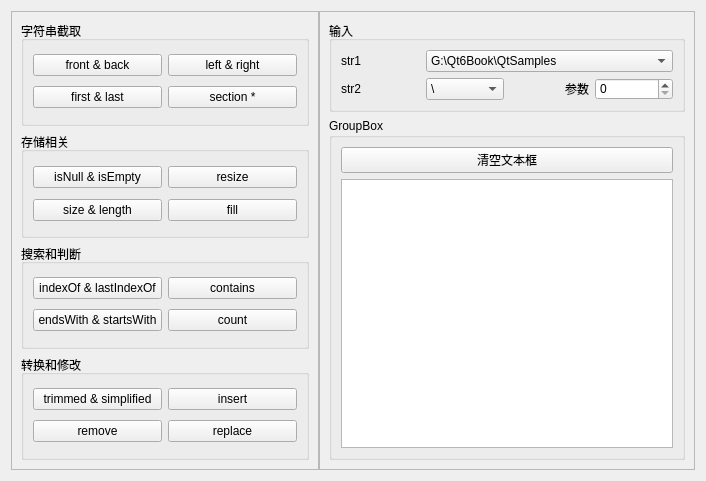
<?xml version="1.0" encoding="UTF-8"?>
<ui version="4.0">
 <class>Widget</class>
 <widget class="QWidget" name="Widget">
  <property name="geometry">
   <rect>
    <x>0</x>
    <y>0</y>
    <width>706</width>
    <height>481</height>
   </rect>
  </property>
  <property name="windowTitle">
   <string>Form</string>
  </property>
  <layout class="QVBoxLayout" name="verticalLayout_2">
   <item>
    <widget class="QSplitter" name="splitter">
     <property name="styleSheet">
      <string notr="true">QSplitter::handle {
    width: 5px; /* 设置分割线的宽度 */
}</string>
     </property>
     <property name="frameShadow">
      <enum>QFrame::Raised</enum>
     </property>
     <property name="orientation">
      <enum>Qt::Horizontal</enum>
     </property>
     <widget class="QFrame" name="frame">
      <property name="frameShape">
       <enum>QFrame::StyledPanel</enum>
      </property>
      <property name="frameShadow">
       <enum>QFrame::Sunken</enum>
      </property>
      <property name="lineWidth">
       <number>1</number>
      </property>
      <layout class="QGridLayout" name="gridLayout_2">
       <item row="1" column="0">
        <widget class="QGroupBox" name="groupBox_2">
         <property name="title">
          <string>存储相关</string>
         </property>
         <layout class="QGridLayout" name="gridLayout_3">
          <item row="0" column="0">
           <widget class="QPushButton" name="pbnIsNullEmpty">
            <property name="text">
             <string>isNull &amp;&amp; isEmpty</string>
            </property>
           </widget>
          </item>
          <item row="0" column="1">
           <widget class="QPushButton" name="pbnResize">
            <property name="text">
             <string>resize</string>
            </property>
           </widget>
          </item>
          <item row="1" column="0">
           <widget class="QPushButton" name="pbnSizeLength">
            <property name="text">
             <string>size &amp;&amp; length</string>
            </property>
           </widget>
          </item>
          <item row="1" column="1">
           <widget class="QPushButton" name="pbnFill">
            <property name="text">
             <string>fill</string>
            </property>
           </widget>
          </item>
         </layout>
        </widget>
       </item>
       <item row="0" column="0">
        <widget class="QGroupBox" name="groupBox">
         <property name="title">
          <string>字符串截取</string>
         </property>
         <layout class="QGridLayout" name="gridLayout">
          <item row="0" column="0">
           <widget class="QPushButton" name="pbnFrontBack">
            <property name="text">
             <string>front &amp;&amp; back</string>
            </property>
           </widget>
          </item>
          <item row="0" column="1">
           <widget class="QPushButton" name="pbnLeftRight">
            <property name="text">
             <string>left &amp;&amp; right</string>
            </property>
           </widget>
          </item>
          <item row="1" column="0">
           <widget class="QPushButton" name="pbnFirstLast">
            <property name="text">
             <string>first &amp;&amp; last</string>
            </property>
           </widget>
          </item>
          <item row="1" column="1">
           <widget class="QPushButton" name="pbnSection">
            <property name="text">
             <string>section *</string>
            </property>
           </widget>
          </item>
         </layout>
        </widget>
       </item>
       <item row="2" column="0">
        <widget class="QGroupBox" name="groupBox_5">
         <property name="title">
          <string>搜索和判断</string>
         </property>
         <layout class="QGridLayout" name="gridLayout_6">
          <item row="0" column="0">
           <widget class="QPushButton" name="pbnIndexLastOf">
            <property name="text">
             <string>indexOf &amp;&amp; lastIndexOf</string>
            </property>
           </widget>
          </item>
          <item row="0" column="1">
           <widget class="QPushButton" name="pbnContains">
            <property name="text">
             <string>contains</string>
            </property>
           </widget>
          </item>
          <item row="1" column="0">
           <widget class="QPushButton" name="pbnEndStartWith">
            <property name="text">
             <string>endsWith &amp;&amp; startsWith</string>
            </property>
           </widget>
          </item>
          <item row="1" column="1">
           <widget class="QPushButton" name="pbnCount">
            <property name="text">
             <string>count</string>
            </property>
           </widget>
          </item>
         </layout>
        </widget>
       </item>
       <item row="3" column="0">
        <widget class="QGroupBox" name="groupBox_6">
         <property name="title">
          <string>转换和修改</string>
         </property>
         <layout class="QGridLayout" name="gridLayout_7">
          <item row="0" column="0">
           <widget class="QPushButton" name="pbnTrimSimplfy">
            <property name="text">
             <string>trimmed &amp;&amp; simplified</string>
            </property>
           </widget>
          </item>
          <item row="0" column="1">
           <widget class="QPushButton" name="pbnInsert">
            <property name="text">
             <string>insert</string>
            </property>
           </widget>
          </item>
          <item row="1" column="0">
           <widget class="QPushButton" name="pbnRemove">
            <property name="text">
             <string>remove</string>
            </property>
           </widget>
          </item>
          <item row="1" column="1">
           <widget class="QPushButton" name="pbnReplace">
            <property name="text">
             <string>replace</string>
            </property>
           </widget>
          </item>
         </layout>
        </widget>
       </item>
      </layout>
     </widget>
     <widget class="QFrame" name="frame_2">
      <property name="frameShape">
       <enum>QFrame::StyledPanel</enum>
      </property>
      <property name="frameShadow">
       <enum>QFrame::Sunken</enum>
      </property>
      <layout class="QGridLayout" name="gridLayout_5">
       <item row="1" column="0">
        <widget class="QGroupBox" name="groupBox_4">
         <property name="title">
          <string>GroupBox</string>
         </property>
         <layout class="QVBoxLayout" name="verticalLayout">
          <item>
           <widget class="QPushButton" name="pbnClear">
            <property name="text">
             <string>清空文本框</string>
            </property>
           </widget>
          </item>
          <item>
           <widget class="QPlainTextEdit" name="pteContent"/>
          </item>
         </layout>
        </widget>
       </item>
       <item row="0" column="0">
        <widget class="QGroupBox" name="groupBox_3">
         <property name="title">
          <string>输入</string>
         </property>
         <layout class="QGridLayout" name="gridLayout_4">
          <item row="1" column="0">
           <widget class="QLabel" name="label_2">
            <property name="text">
             <string>str2</string>
            </property>
           </widget>
          </item>
          <item row="0" column="0">
           <widget class="QLabel" name="label">
            <property name="text">
             <string>str1</string>
            </property>
           </widget>
          </item>
          <item row="1" column="1">
           <widget class="QComboBox" name="cbxStr2">
            <item>
             <property name="text">
              <string>\</string>
             </property>
            </item>
            <item>
             <property name="text">
              <string>Qt</string>
             </property>
            </item>
            <item>
             <property name="text">
              <string>.cpp</string>
             </property>
            </item>
            <item>
             <property name="text">
              <string>:</string>
             </property>
            </item>
            <item>
             <property name="text">
              <string>，</string>
             </property>
            </item>
           </widget>
          </item>
          <item row="1" column="3">
           <widget class="QSpinBox" name="spinBox"/>
          </item>
          <item row="0" column="1" colspan="3">
           <widget class="QComboBox" name="cbxStr1">
            <item>
             <property name="text">
              <string>G:\Qt6Book\QtSamples</string>
             </property>
            </item>
            <item>
             <property name="text">
              <string>G:\Qt6Book\QtSamples\qw.cpp</string>
             </property>
            </item>
            <item>
             <property name="text">
              <string>   Are     you   OK    ?     </string>
             </property>
            </item>
            <item>
             <property name="text">
              <string>学生姓名，男，2003-6-15，汉族，山东</string>
             </property>
            </item>
            <item>
             <property name="text">
              <string>四海八方</string>
             </property>
            </item>
            <item>
             <property name="text">
              <string>Dimple</string>
             </property>
            </item>
            <item>
             <property name="text">
              <string> </string>
             </property>
            </item>
            <item>
             <property name="text">
              <string/>
             </property>
            </item>
           </widget>
          </item>
          <item row="1" column="2">
           <widget class="QLabel" name="label_3">
            <property name="text">
             <string>参数</string>
            </property>
            <property name="alignment">
             <set>Qt::AlignRight|Qt::AlignTrailing|Qt::AlignVCenter</set>
            </property>
           </widget>
          </item>
         </layout>
        </widget>
       </item>
      </layout>
     </widget>
    </widget>
   </item>
  </layout>
 </widget>
 <resources/>
 <connections/>
</ui>
